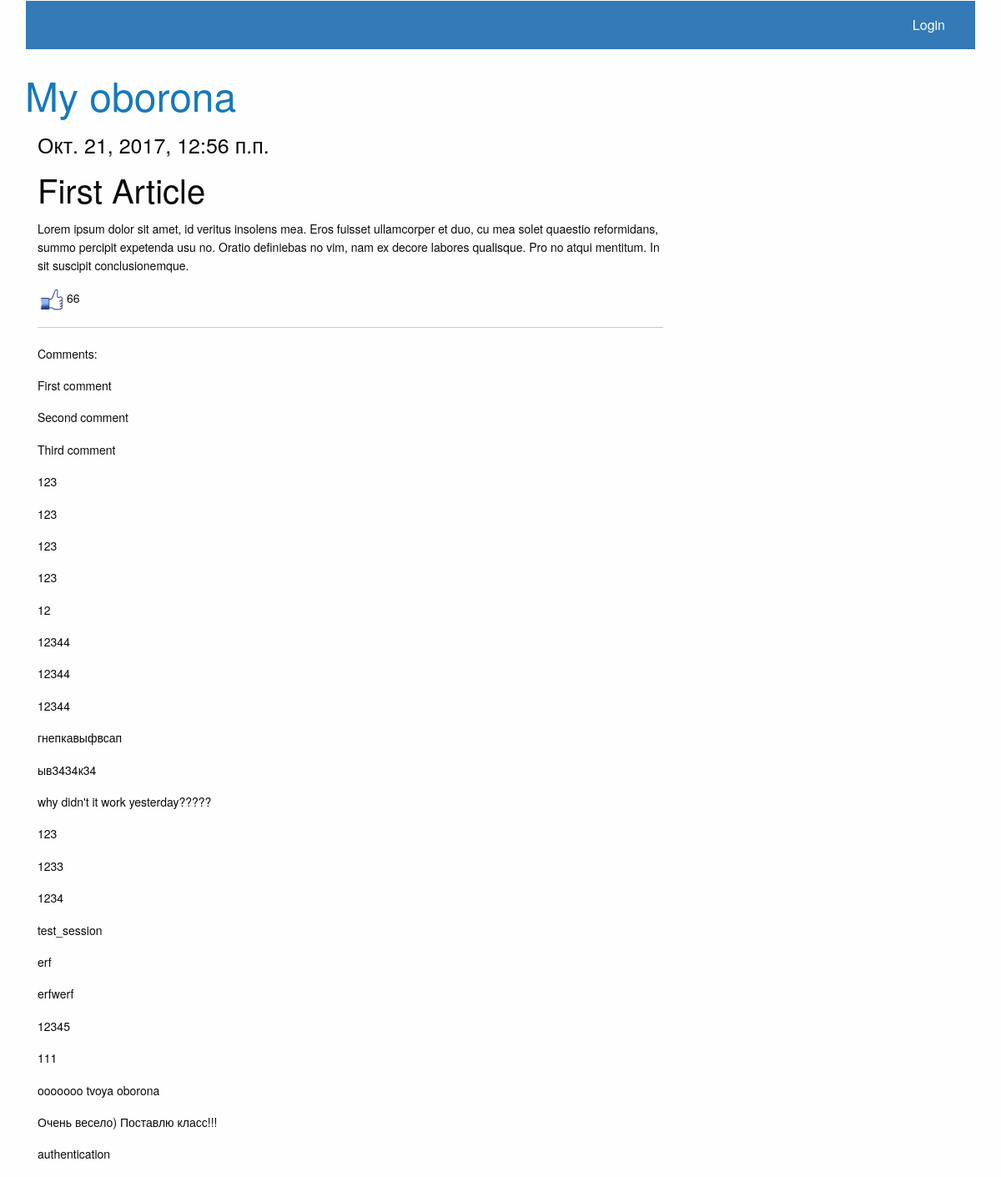
The app's page /basicview/articles/get/1/ with its own data.
### article/models.py (models this page shows)
class Article(models.Model):
	class Meta():
		db_table = "article"
	article_title = models.CharField(max_length = 200)
	article_text = models.TextField()
	article_date = models.DateTimeField()
	article_likes = models.IntegerField(default = 0)

class Comments(models.Model):
	class Meta():
		db_table = "comments"
	comments_text = models.TextField(verbose_name = "Comment text")
	comments_article = models.ForeignKey(Article)

### article/views.py (the view)
# urls.py: url(r'^articles/get/(?P<article_id>\d+)/$', views.article),
def article(request,article_id =  1):
	comment_form = CommentForm
	args = {}
	args.update(csrf(request))
	args['article'] = Article.objects.get(id = article_id)
	args['comments'] = Comments.objects.filter(comments_article_id = article_id)
	args['form'] = comment_form
	args['username'] = auth.get_user(request).username
	return render_to_response('article.html', args)

### article/templates/article.html (shortened to what this page needs)
{% extends 'main.html' %}
{% load staticfiles %}
{% block article %}
<div class="container">
	<div class="row">
		<div class="col-lg-8">
			<h4>{{article.article_date}}</h4>
			<h2>{{article.article_title}}</h2>
			<p>{{article.article_text}}</p>
			<p><a href="/articles/addlike/{{article.id}}/"><img src="{% static 'images.jpg'%}" style="width: 35px;height: 25px;"></a>{{article.article_likes}}</p>
			<hr>
				<div class="row">
					<div class="col-lg-6">
						<p>Comments:</p>
						{% for comment in comments %}
							<p>{{ comment.comments_text}}</p>
						{% endfor %}
					</div>
				</div>
		</div>
	</div>
</div>
{% endblock %}

### templates/main.html (shortened to what this page needs)
{% load staticfiles %}
<!DOCTYPE html>
<html>
<head>
	<link rel="stylesheet" type="text/css" href="{% static 'static/bootstrap/css/bootstrap.min.css' %}">
	<link rel="stylesheet" type="text/css" href="{% static 'static/app.css' %}">
	<link rel="stylesheet" type="text/css" href="{% static 'static/foundation.css' %}">
	<link rel="stylesheet" type="text/css" href="{% static 'static/foundation.min.css' %}">
	<link rel="stylesheet" type="text/css" href="{% static 'static/custom1.css' %}">
</head>
<body>
	<div class="container">
		<div class="navbar">
			<div class="navbar-header logs">
				<ul class="menu">
					{% if username %}
						<li><a href="/auth/logout/">Logout ({{username}})</a></li>
					{% else %}
						<li><a href="/auth/login/">Login</a></li>
					{% endif %}
				</ul>
			</div>
		</div>
		<h1><a href="/">My oborona</a></h1>
		{% block article %}{% endblock %}
	</div>
</body>
</html>

### static/custom1.css (style rules this page uses)
.logs { width: 100%; background-color: #337ab7; padding: 10px; }
ul.menu { float: right; list-style-type: none; }
ul.menu li a { color: #fff; margin-right: 10px; font-size: 16px; }

### records on screen
Article: article_date "Окт. 21, 2017, 12:56 п.п.", article_title "First Article", article_text "Lorem ipsum dolor sit amet, id veritus insolens mea. Eros fuisset ullamcorper et duo, cu mea solet quaestio reformidans, summo percipit expetenda usu no. Oratio definiebas no vim, nam ex decore labores qualisque. Pro no atqui mentitum. In sit suscipit conclusionemque.", article_likes "66"
Comments: comments_text "First comment"
Comments: comments_text "Second comment"
Comments: comments_text "Third comment"
Comments: comments_text "123"
Comments: comments_text "123"
Comments: comments_text "123"
Comments: comments_text "123"
Comments: comments_text "12"
Comments: comments_text "12344"
Comments: comments_text "12344"
Comments: comments_text "12344"
Comments: comments_text "гнепкавыфвсап"
Comments: comments_text "ыв3434к34"
Comments: comments_text "why didn't it work yesterday?????"
Comments: comments_text "123"
Comments: comments_text "1233"
Comments: comments_text "1234"
Comments: comments_text "test_session"
Comments: comments_text "erf"
Comments: comments_text "erfwerf"
Comments: comments_text "12345"
Comments: comments_text "111"
Comments: comments_text "ooooooo tvoya oborona"
Comments: comments_text "Очень весело) Поставлю класс!!!"
Comments: comments_text "authentication"
